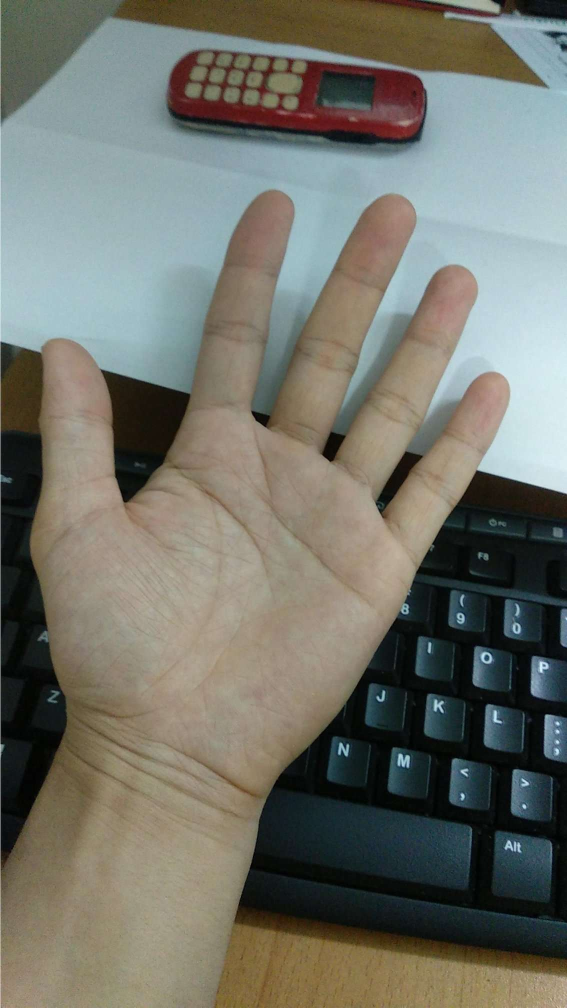
#> input picture 1587811650878.JPEG, 1134 x 2016 px (shown at 1/2 size); its folder holds only this picture in this run
$ python -i 'Finger detecter Final.py'   (imports and definitions only)
#> lines starting #> are read from the running program, lines starting #| are printed output that depends on the picture; after the words box and inside, x2 and y2 are one past the last pixel; in counts of white or black regions, pixels touching at a corner belong together
import cv2
import matplotlib.pyplot as plt
import numpy as np
import glob

def convert(img, color_space='bgr2hsv'):
    return cv2.cvtColor(img, eval('cv2.COLOR_%s' % color_space.upper()))

def thresholding(img, inrange: list):
    th = cv2.inRange(img,(inrange[0]),(inrange[1]))
    return th

def blur(img):
    th_blur = cv2.medianBlur(img,7)
    th_blur[th_blur > 0] = 255
    return th_blur

def floodFill(img):
    #Mask
    h, w = img.shape[:2]
    mask = np.zeros((h+2, w+2), np.uint8)
    # Floodfill from point (0, 0)
    floodFill = cv2.floodFill(img.copy(), mask, (0,0), 255)
    finalImg = 255 - floodFill[1] + img
    return finalImg

def cancelDistorsion(img):
    img_blur = blur(img)
    img_floodFill = floodFill(img_blur)
    kernel = cv2.getStructuringElement(cv2.MORPH_ELLIPSE,(3,3))
    erosion = cv2.erode(img_floodFill,kernel,iterations = 1)
    return erosion

def handIsolation(img):
    contours, _ = cv2.findContours(img, cv2.RETR_EXTERNAL, cv2.CHAIN_APPROX_NONE)
    cnt_max = sorted(contours, key=cv2.contourArea, reverse=True)[0]
    result = np.zeros_like(img)
    cv2.drawContours(result, [cnt_max], -1, 1, -1)
    return result

def cutHand(img):
    kernel2 = cv2.getStructuringElement(cv2.MORPH_ELLIPSE,(70,70)) #70, 70
    tophat = cv2.morphologyEx(img, cv2.MORPH_TOPHAT, kernel2)
    return tophat

def contours(img):
    contours, _ = cv2.findContours(img, cv2.RETR_EXTERNAL, cv2.CHAIN_APPROX_NONE)
    return contours

def drawContours(img, contours):
    dc = cv2.drawContours(img, contours, -1, (0,255,0), 3)
    return dc

def Dilation(img):
   kernel = cv2.getStructuringElement(cv2.MORPH_ELLIPSE,(3,3))
   dilation = cv2.dilate(img,kernel,iterations = 1)
   return dilation

def Erosion(img):
  kernel =  cv2.getStructuringElement(cv2.MORPH_ELLIPSE,(3,3))
  erode = cv2.erode(img, kernel, iterations = 1)
  return erode

def main(path):
#> called with path = '1587811650878.JPEG'
    image = cv2.imread(path)
#> image is the input picture: shape (2016, 1134, 3); mean B, G, R 106, 115.2, 114.6
    # image_hsv = convert(image, color_space='BGR2HSV')
    # hsv_H = image_hsv[...,0]
    # H_thresholding = thresholding(hsv_H, [110, 180])
    image_ycrcb = convert(image, color_space='BGR2YCr_Cb')
    lower_ycrcb_values = np.array((80, 130, 75), dtype="uint8")
    upper_ycrcb_values = np.array((240, 170, 124), dtype="uint8")
    ycrcb_thresholding = thresholding(image_ycrcb, [lower_ycrcb_values, upper_ycrcb_values])
#> in thresholding, `th = cv2.inRange(img,(inrange[0]),(inrange[1]))`:
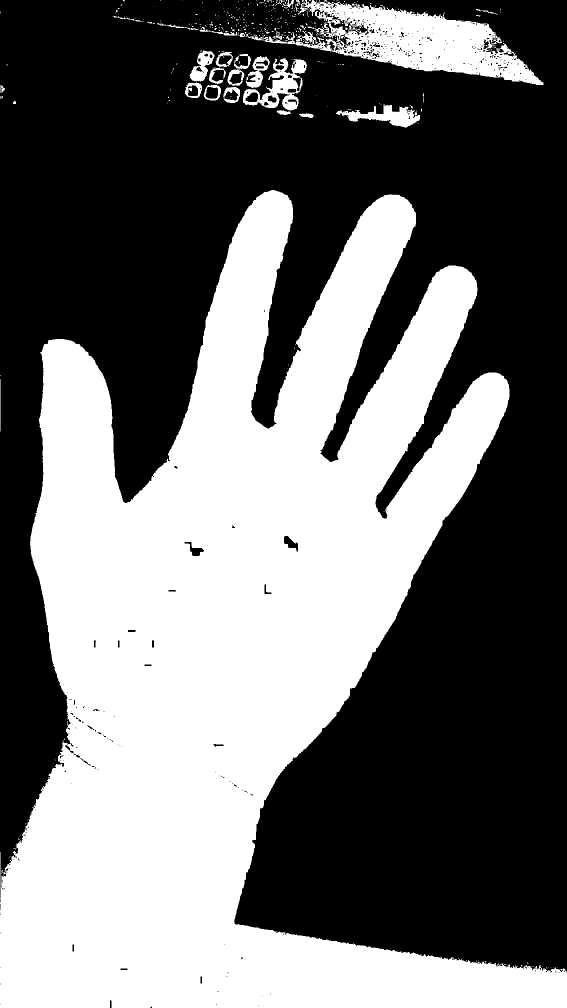
#> th: shape (2016, 1134) (shown at 1/2 size); 43.6% white; 402 white regions (364 under 20 px), largest, box (x1, y1, x2, y2) and area: (0, 380, 1134, 2016) 939867, (491, 0, 1087, 170) 38515, (486, 117, 614, 221) 5077
    ycrcb_thresholding = ~cv2.inRange(ycrcb_thresholding, (0), (0))
    dilation = Dilation(ycrcb_thresholding)
    thresholding_cd = cancelDistorsion(dilation)
#> in floodFill, `finalImg = 255 - floodFill[1] + img`:
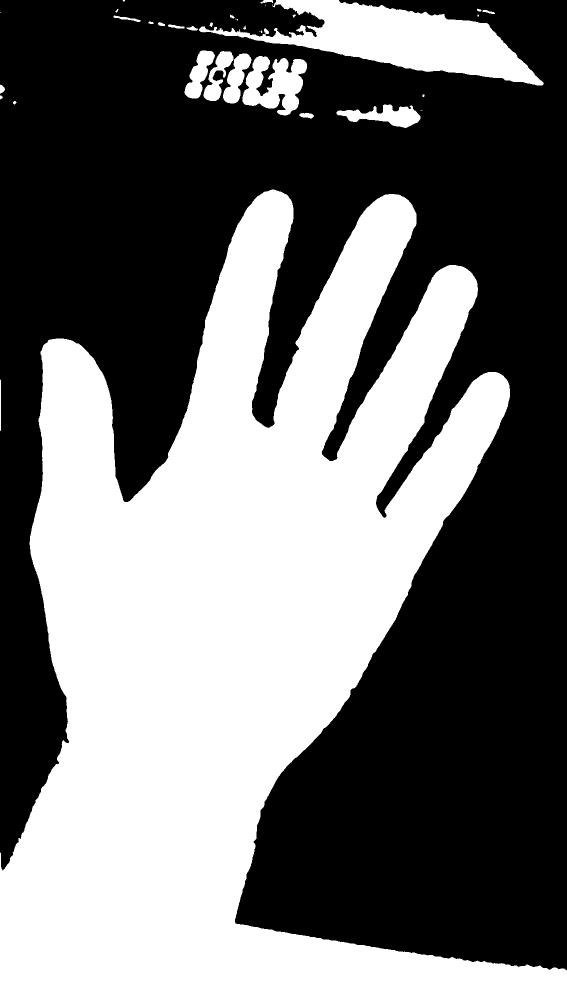
#> finalImg: shape (2016, 1134) (shown at 1/2 size); 44.7% white; 35 white regions (10 under 20 px), largest, box (x1, y1, x2, y2) and area: (0, 379, 1134, 2016) 950101, (398, 0, 1088, 171) 48719, (485, 112, 614, 231) 9228
    erosion = Erosion(thresholding_cd)
#> in Erosion, `erode = cv2.erode(img, kernel, iterations = 1)`:
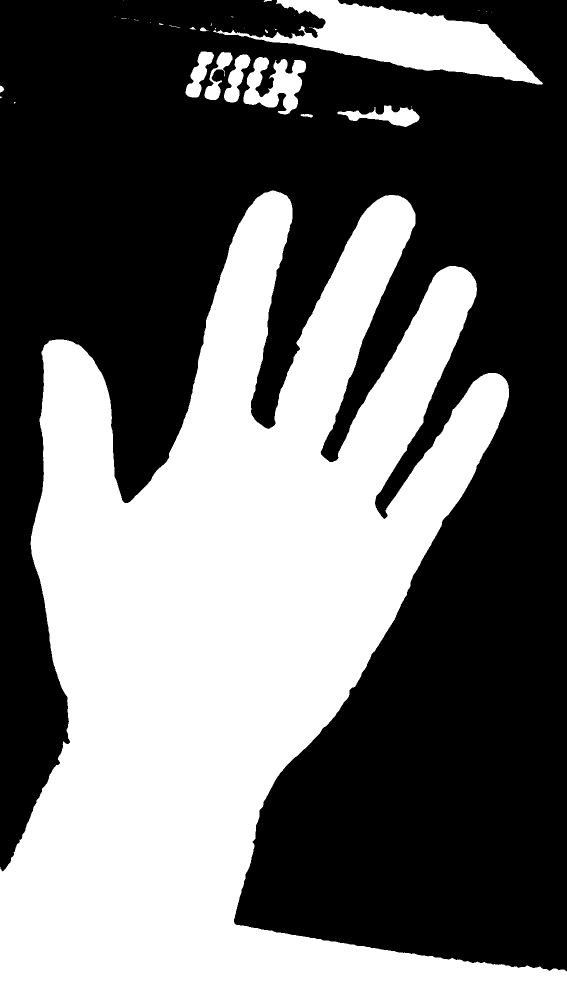
#> erode: shape (2016, 1134) (shown at 1/2 size); 43.7% white; 36 white regions (22 under 20 px)
    handFinal = handIsolation(erosion)
#> in handIsolation, `contours, _ = cv2.findContours(img, cv2.RETR_EXTERNAL, cv2.CHAIN_APPRO..`: contours = 36 contours, 24 with area under 20; largest, box (x1, y1, x2, y2) and area: (0, 381, 1134, 2016) 932440, (426, 0, 1086, 169) 44344, (487, 114, 612, 229) 7424, (675, 211, 839, 254) 2979, (448, 109, 501, 205) 2258
#> in handIsolation, `cnt_max = sorted(contours, key=cv2.contourArea, reverse=True)[0]`: cnt_max = contour of 8222 points, box (x1, y1, x2, y2) (0, 381, 1134, 2016), area 932440
    cd_resize = cv2.resize(handFinal, None, fx=435/handFinal.shape[1], fy=435/handFinal.shape[1])
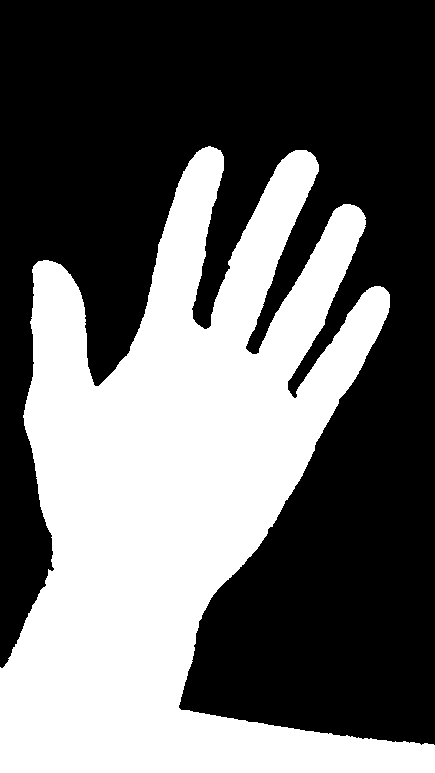
#> cd_resize: shape (773, 435); values 0 (black) and 1 (white), 40.9% white; 1 white region, box (x1, y1, x2, y2) and area: (0, 146, 435, 773) 137592
    resize_cuthand = cutHand(cd_resize)
#> in cutHand, `tophat = cv2.morphologyEx(img, cv2.MORPH_TOPHAT, kernel2)`:
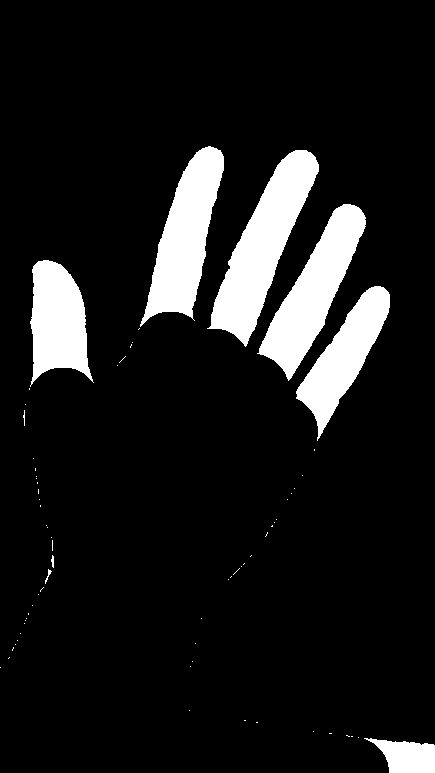
#> tophat: shape (773, 435); values 0 (black) and 1 (white), 10.6% white; 68 white regions (60 under 20 px)
    cuthand_c1 = contours(resize_cuthand)
#> in contours, `contours, _ = cv2.findContours(img, cv2.RETR_EXTERNAL, cv2.CHAIN_APPRO..`: contours = 68 contours, 62 with area under 20; largest, box (x1, y1, x2, y2) and area: (207, 150, 319, 347) 8229, (140, 146, 224, 327) 7040, (257, 204, 366, 381) 6952, (30, 260, 94, 387) 5262, (296, 286, 390, 441) 5248, (364, 738, 435, 773) 1522
#> cuthand_c1 has the same summary as contours in contours
    c1_nd = drawContours(resize_cuthand, cuthand_c1)
#> in drawContours, `dc = cv2.drawContours(img, contours, -1, (0,255,0), 3)`:
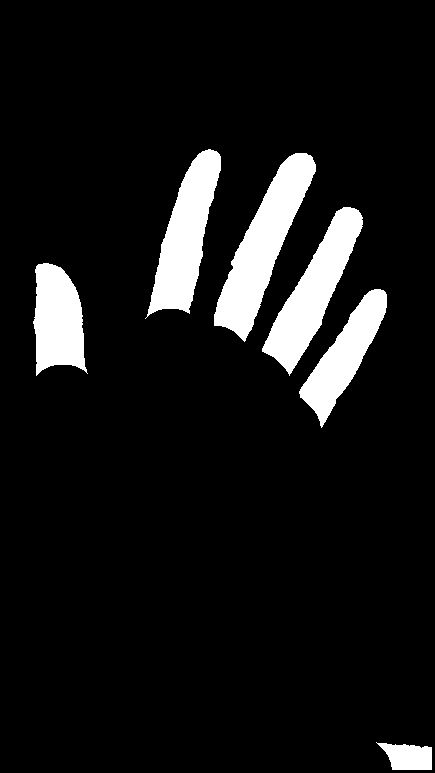
#> dc: shape (773, 435); values 0 (black) and 1 (white), 8.7% white; 6 white regions
    nd_c2 = contours(c1_nd)
#> in contours (call 2), `contours, _ = cv2.findContours(img, cv2.RETR_EXTERNAL, cv2.CHAIN_APPRO..`: contours = 6 contours; box (x1, y1, x2, y2) and area: (214, 153, 316, 342) 6975, (262, 207, 363, 376) 5852, (145, 149, 221, 319) 5832, (33, 263, 88, 376) 4342, (299, 289, 387, 428) 4329, (376, 742, 432, 770) 1042
#> nd_c2 has the same summary as contours in contours
    d = 0
    for c in nd_c2:
        if (cv2.contourArea(c))>1500:
            d+=1
            c = (c * image.shape[1]/435).astype(np.uint)
            _ = cv2.drawContours(image, [c], -1, (0,255,0), 3)
#> this loop made 6 passes
#> after the loop, d = 5
    print("Number of finger:", d)
#| Number of finger: 5
    print("Image is at: D:\Python\Result")
    image = cv2.putText(image, "Number of finger: " + str(d), (40,40), cv2.FONT_HERSHEY_SIMPLEX,  1, (0, 255, 0), 2, cv2.LINE_AA, bottomLeftOrigin=False) #image = cv2.putText(image, 'OpenCV', org, font,  fontScale, color, thickness, cv2.LINE_AA)
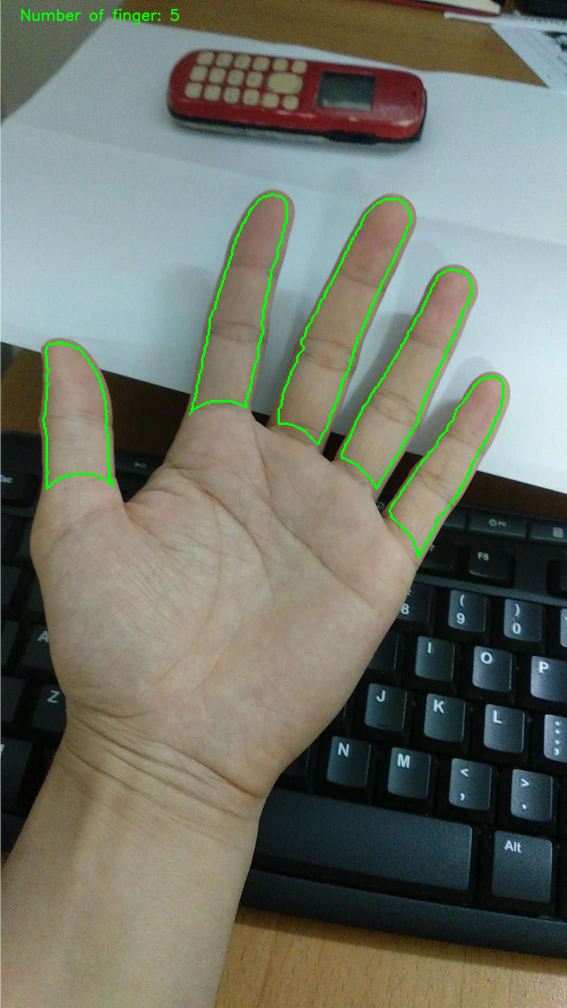
#> image: shape (2016, 1134, 3) (shown at 1/2 size); mean B, G, R 104.9, 116.8, 113
    return image

def saveImg(img, path):
    cv2.imwrite(path, img)
# [5 lines not run here, left out]

>>> result = main('1587811650878.JPEG')

$ run again, on 1587811666534.JPEG
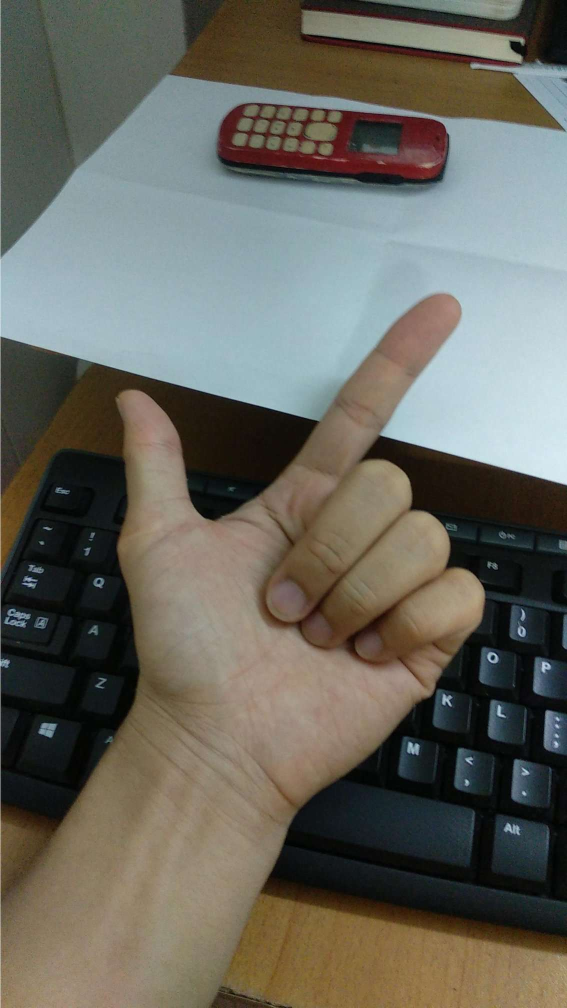
#> input picture 1587811666534.JPEG, 1134 x 2016 px (shown at 1/2 size)
#> in main, image is the input picture: shape (2016, 1134, 3); mean B, G, R 94.3, 103.2, 104.5
#> in thresholding, `th = cv2.inRange(img,(inrange[0]),(inrange[1]))`:
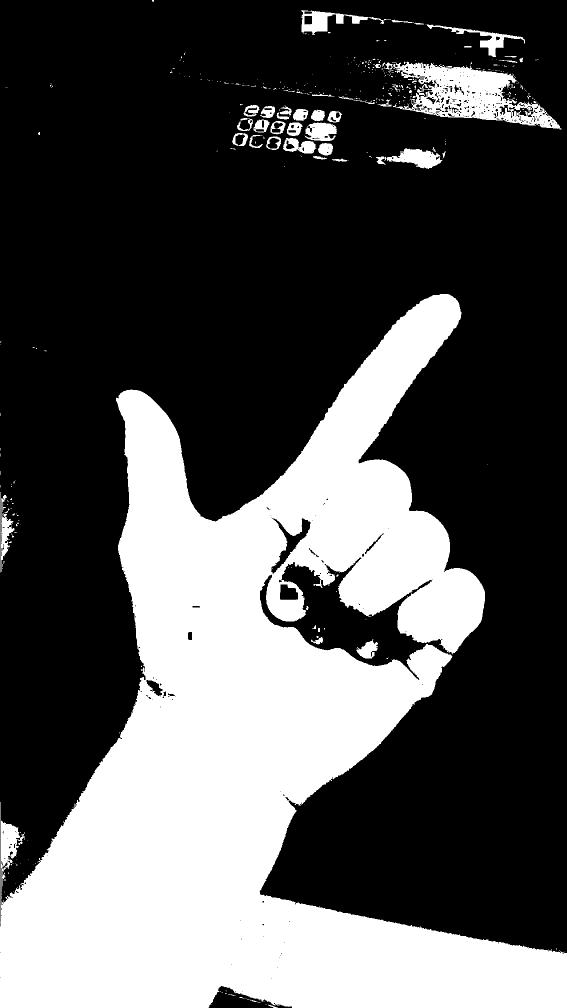
#> th: shape (2016, 1134) (shown at 1/2 size); 33.1% white; 407 white regions (348 under 20 px), largest, box (x1, y1, x2, y2) and area: (0, 588, 1134, 2016) 712928, (768, 123, 1123, 259) 19599, (603, 20, 782, 70) 2707
#> dilation: shape (2016, 1134); 34.1% white; 203 white regions (118 under 20 px), largest, box (x1, y1, x2, y2) and area: (0, 587, 1134, 2016) 724477, (762, 122, 1124, 260) 24448, (602, 19, 849, 71) 3662
#> th_blur: shape (2016, 1134); 34% white; 62 white regions (27 under 20 px), largest, box (x1, y1, x2, y2) and area: (0, 587, 1134, 2016) 725269, (746, 120, 1123, 260) 25424, (566, 217, 684, 320) 7079
#> finalImg: shape (2016, 1134); 35.5% white; 57 white regions (25 under 20 px), largest, box (x1, y1, x2, y2) and area: (0, 587, 1134, 2016) 758279, (746, 120, 1123, 260) 25686, (566, 217, 684, 320) 7205
#> erosion: shape (2016, 1134); 35.1% white; 49 white regions (21 under 20 px), largest, box (x1, y1, x2, y2) and area: (0, 588, 1134, 2016) 754061, (748, 121, 1122, 259) 24543, (567, 218, 683, 319) 6538
#> erode: shape (2016, 1134); 34.7% white; 50 white regions (31 under 20 px)
#> in handIsolation, `contours, _ = cv2.findContours(img, cv2.RETR_EXTERNAL, cv2.CHAIN_APPRO..`: contours = 50 contours, 35 with area under 20; largest, box (x1, y1, x2, y2) and area: (0, 589, 1134, 2016) 746954, (749, 124, 1121, 258) 23042, (568, 219, 682, 318) 5557, (466, 211, 549, 295) 3024, (755, 298, 882, 336) 2420
#> cnt_max = contour of 5786 points, box (x1, y1, x2, y2) (0, 589, 1134, 2016), area 746954
#> result: shape (2016, 1134); values 0 (black) and 1 (white), 32.8% white; 1 white region, box (x1, y1, x2, y2) and area: (0, 589, 1134, 2016) 749848
#> cd_resize: shape (773, 435); values 0 (black) and 1 (white), 32.8% white; 1 white region, box (x1, y1, x2, y2) and area: (0, 226, 435, 773) 110154
#> tophat: shape (773, 435); values 0 (black) and 1 (white), 3.2% white; 64 white regions (54 under 20 px)
#> in contours, `contours, _ = cv2.findContours(img, cv2.RETR_EXTERNAL, cv2.CHAIN_APPRO..`: contours = 64 contours, 57 with area under 20; largest, box (x1, y1, x2, y2) and area: (228, 226, 354, 354) 5455, (89, 299, 149, 404) 3318, (344, 436, 372, 489) 418, (0, 629, 18, 692) 411, (279, 353, 316, 388) 208, (318, 392, 345, 431) 144, (323, 524, 334, 536) 20
#> cuthand_c1 has the same summary as contours in contours
#> dc: shape (773, 435); values 0 (black) and 1 (white), 2.3% white; 9 white regions (4 under 20 px)
#> in contours (call 2), `contours, _ = cv2.findContours(img, cv2.RETR_EXTERNAL, cv2.CHAIN_APPRO..`: contours = 9 contours, 5 with area under 20; largest, box (x1, y1, x2, y2) and area: (237, 229, 351, 350) 4539, (92, 302, 143, 394) 2597, (3, 634, 15, 664) 166, (350, 439, 369, 473) 126
#> nd_c2 has the same summary as contours in contours
#> the loop in main, `for c in nd_c2:` made 9 passes
#> d on passes 8 to 9: 1, 2
#> after the loop in main, `for c in nd_c2:`: d = 2
#| Number of finger: 2
#> in main, `image = cv2.putText(image, "Number of finger: " + str(d), (40,40), cv2..`:
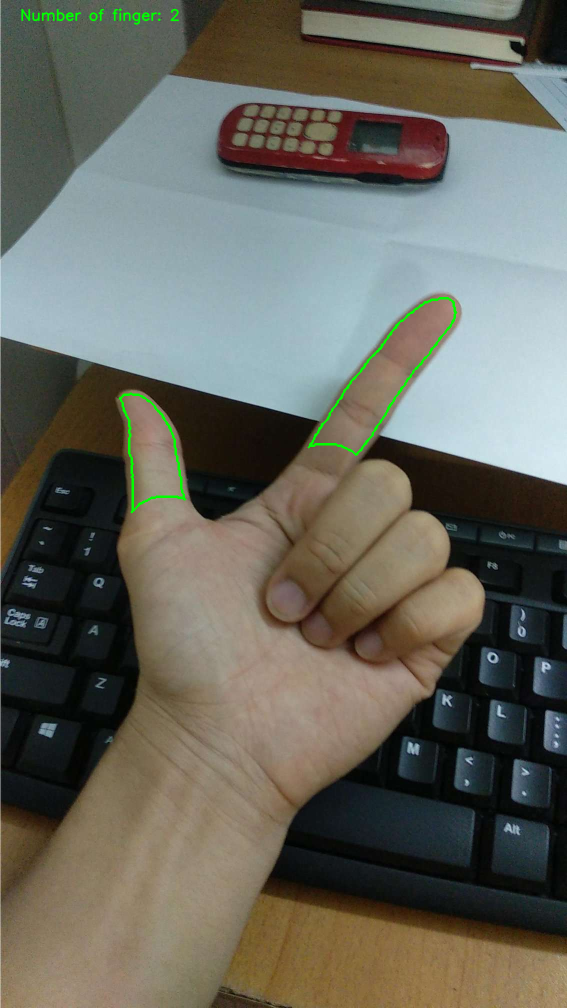
#> image: shape (2016, 1134, 3) (shown at 1/2 size); mean B, G, R 93.9, 103.8, 104
